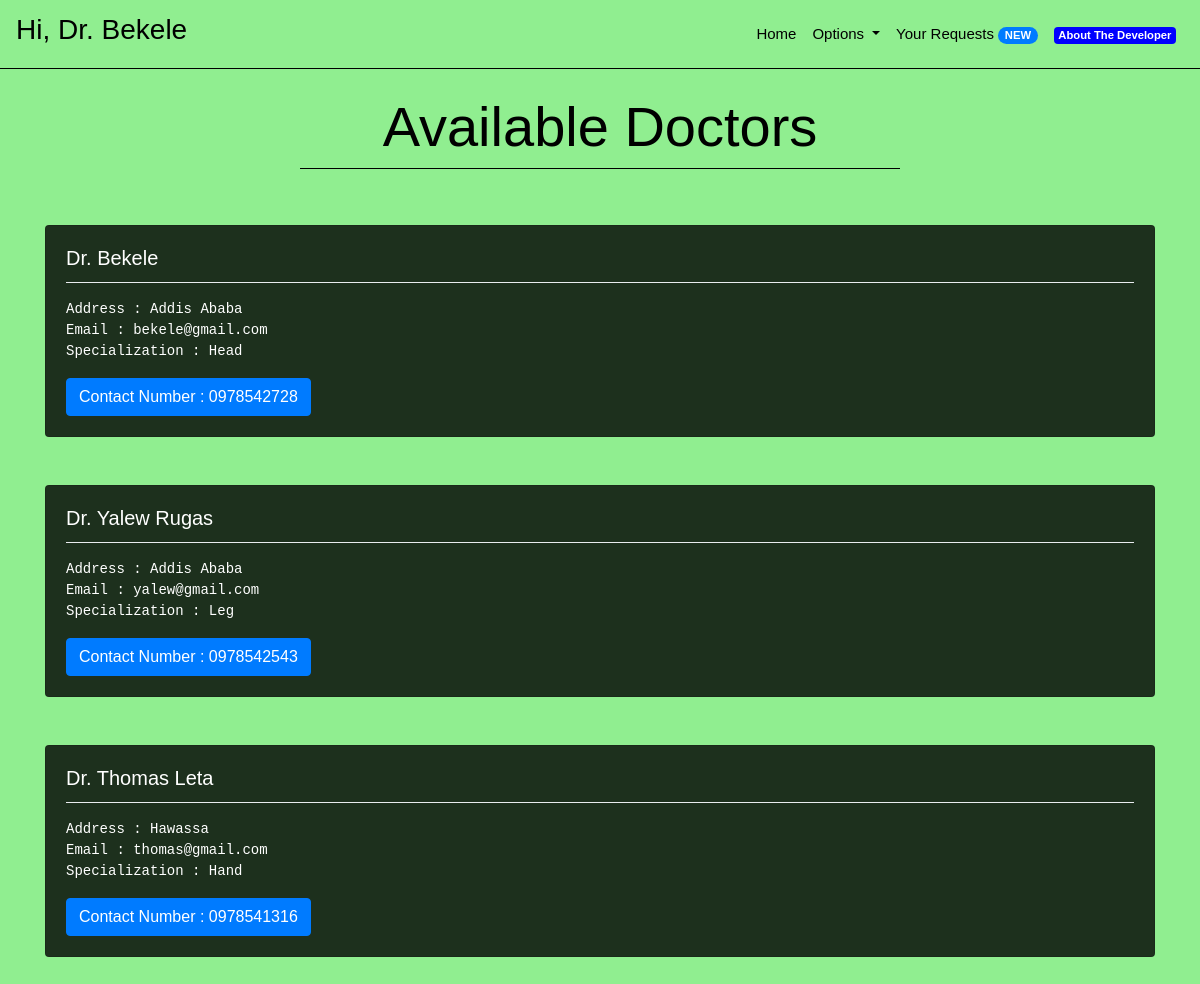
Page /doctors (signed in) on the committed database.
### core/models.py (models this page shows, shortened)
class Doctor(models.Model):
    name = models.CharField(max_length = 30)
    address = models.CharField(max_length = 100)
    contactNumber = models.CharField(unique = True, max_length = 10)
    email = models.EmailField(unique = True, max_length = 255)
    specialization = models.CharField(max_length = 100)
    passwordHash = models.CharField(max_length = 64)
    emailHash = models.CharField(max_length = 64)
    image = models.ImageField(upload_to='profile_images/', default='profile_images/default.jpg')

### core/views.py (the view)
# urls.py: path('doctors', views.doctors, name = "doctors"),
def doctors(request):
    context = {
        "doctors" : Doctor.objects.all(),
        "message":"Please Login First."
    }
    if request.session.get('isLoggedIn', False):
        response = render(request,"core/doctors.html",context)
        return responseHeadersModifier(response)
    else:
        response = render(request, "core/doctors.html", context)
        return responseHeadersModifier(response)

### core/views.py (called while the page is built)
def responseHeadersModifier(response):
    response["Cache-Control"] = "no-cache, no-store, must-revalidate"
    response["Pragma"] = "no-cache"
    response["Expires"] = "0"
    return response

### core/templates/core/doctors.html (shortened to what this page needs)
{% extends "core/base.html" %}
{% block bodytag %}
{% load static %}
<body background="{% static 'core/images/back.png' %}" style="background-size: auto auto;">
    {% endblock %}
    {% block body %}
    <br>
    <h1 style="text-align:center;color:black;" class="display-4">
        Available Doctors
    </h1>
    <li class="dropdown-divider" style="margin-left:25%;margin-right:25%;border-color:black"></li>
    <br>
    <br>
    {% if request.session.isLoggedIn %}
    {% for doctor in doctors %}
    <div class="row container" style="margin: 0 auto;">
        <div class="col-sm-12">
            <div class="card" style="background:rgba(0,0,0,0.8);color:white;">
                <div class="card-body">
                    <h5 class="card-title">Dr. {{ doctor.name }}</h5>
                    <li class="dropdown-divider"></li>
                    <p class="card-text">
                    <pre
                        style="color:white">Address : {{ doctor.address }}<br>Email : {{ doctor.email }}<br>Specialization : {{ doctor.specialization }}</pre>
                    </p>
                    <a href="#" class="btn btn-primary">Contact Number : {{ doctor.contactNumber }}</a>
                </div>
            </div>
        </div>
    </div>
    <br>
    <br>
    {% empty %}
    <h1 style="text-align:center;color:white">
        Sorry! No doctors available right now. Please try again later!
    </h1>
    {% endfor %}
    {% else %}
    {% if message %}
    <div style="text-align:center;margin:0 auto;" class="alert alert-warning" role="alert">
        {{ message }}
    </div>
    {% endif %}
    {% endif %}
    {% endblock %}

### core/templates/core/base.html (shortened to what this page needs)
{% load static %}
<!doctype html>
<html lang="en">
<head>
    <link rel="stylesheet" href="https://stackpath.bootstrapcdn.com/bootstrap/4.2.1/css/bootstrap.min.css">
    <link rel="stylesheet" href="{% static 'core/css/style.css' %}">
    <link rel="stylesheet" href="{% static 'core/css/aboutstyle.css' %}">
    <link rel="stylesheet" href="{% static 'core/css/responsive.css' %}">
    <link rel="stylesheet" href="https://cdnjs.cloudflare.com/ajax/libs/font-awesome/4.7.0/css/font-awesome.min.css">
</head>
{% block bodytag %}
{% endblock %}
<nav class="navbar navbar-expand-lg navbar-light bg-transparent">
    {% if request.session.isLoggedIn %}
    <a class="navbar-brand" href="/">
        <h3 style="color:black;text-align:center">Hi,{% if request.session.isDoctor %} Dr.{% endif %} {{ request.session.Name }}</h3>
    </a>
    {% else %}
    <a class="navbar-brand" href="/">
        <h2 style="color:black;text-align:center">Enen</h2>
    </a>
    {% endif %}
    <div class="collapse navbar-collapse" id="navbarSupportedContent">
        <ul class="navbar-nav ml-auto">
            <li class="nav-item active">
                <a class="nav-link" href="{% url 'index' %}" style="color:black">Home </a>
            </li>
            {% if request.session.isLoggedIn %}
            <li class="nav-item dropdown">
                <a class="nav-link dropdown-toggle" style="color:black" href="#" id="navbarDropdown" role="button"
                    data-toggle="dropdown" aria-haspopup="true" aria-expanded="false">
                    Options
                </a>
            </li>
            {% endif %}
            {% if request.session.isLoggedIn %}
            <li class="nav-item">
                <a class="nav-link" href="{% url 'login' %}" style="color:black">Your Requests <span
                        class="badge badge-primary badge-pill">{{ request.session.numberNewAssistances }}
                        NEW</span></a>
            </li>
            {% else %}
            <li class="nav-item">
                <a class="nav-link" href="{% url 'login' %}" style="color:black">Login</a>
            </li>
            {% endif %}
            <li class="nav-item">
                <a class="nav-link" href="{% url 'about' %}" style="color:black"><span style="background-color: blue" class="badge badge-secondary">About The Developer</span></a>
            </li>
        </ul>
    </div>
</nav>
<li class="dropdown-divider" style="margin-top:0px;margin-bottom:0px;border-color:black"></li>
{% block body %}
{% endblock %}
</body>
</html>

### core/static/core/css/style.css (style rules this page uses)
body { font-family: 'Nunito', sans-serif; color: #000000; background-color: #fefefe; overflow-x: hidden; }
@media (min-width: 1200px) { .container { max-width: 1170px; } }

### core/static/core/css/aboutstyle.css (style rules this page uses)
* { margin: 0; padding: 0; border: 0; outline: none; }
p { font-size: 15px; line-height: 1.6; font-weight: 500; }
a { font-family: 'Quicksand', sans-serif; font-size: 15px; color: #555555; }

### rows in the picture
Doctor: session.Name "Bekele", name "Bekele", address "Addis Ababa", email "bekele@gmail.com", specialization "Head", contactNumber "0978542728"
Doctor: name "Yalew Rugas", address "Addis Ababa", email "yalew@gmail.com", specialization "Leg", contactNumber "0978542543"
Doctor: name "Thomas Leta", address "Hawassa", email "thomas@gmail.com", specialization "Hand", contactNumber "0978541316"
